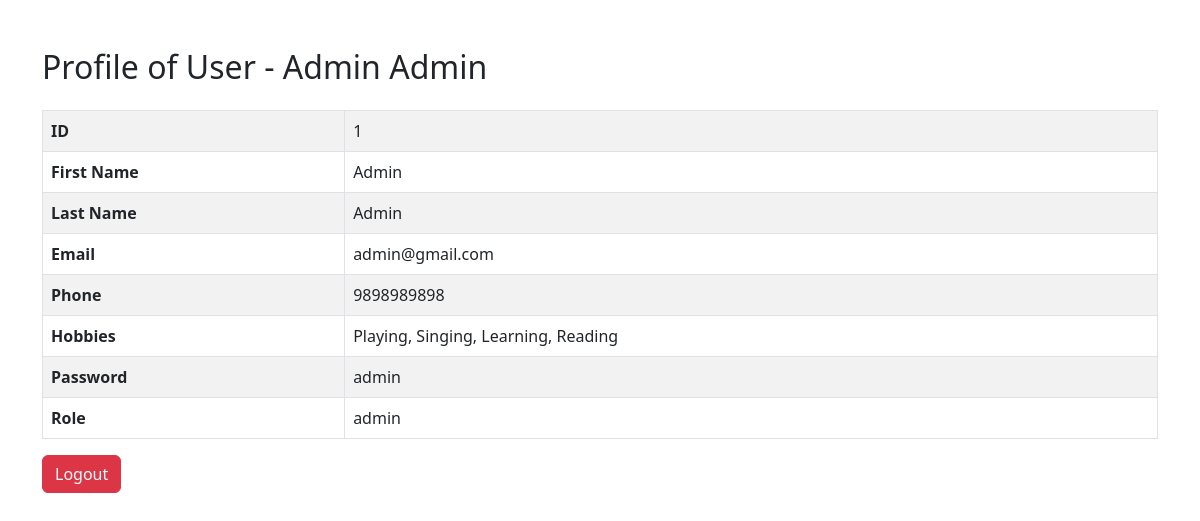
/user_profile.php (signed in), run on the app's committed database.
### tables this page shows
CREATE TABLE `users` (
  `id` int(11) NOT NULL,
  `first_name` varchar(50) DEFAULT NULL,
  `last_name` varchar(50) DEFAULT NULL,
  `email` varchar(100) DEFAULT NULL,
  `phone` varchar(15) DEFAULT NULL,
  `hobbies` varchar(255) DEFAULT NULL,
  `password` varchar(255) DEFAULT NULL,
  `cpassword` varchar(30) NOT NULL,
  `role` enum('admin','user') DEFAULT 'user'
);

### user_profile.php (the view, shortened to what this page needs)
<?php
include 'db.php';
$id = $_SESSION['id'];
$user = $conn->query("SELECT * FROM users WHERE id=$id")->fetch_assoc();
?>
<!DOCTYPE html>
<html>
<head>
    <link href="https://cdn.jsdelivr.net/npm/bootstrap@5.3.0/dist/css/bootstrap.min.css" rel="stylesheet">
</head>
<body>
<div class="container mt-5">
    <h2 class="mb-4">Profile of User - <?php echo $user['first_name'] . " " . $user['last_name']; ?></h2>
    <table class="table table-bordered table-striped">
        <tr><th>ID</th><td><?php echo $user['id']; ?></td></tr>
        <tr><th>First Name</th><td><?php echo $user['first_name']; ?></td></tr>
        <tr><th>Last Name</th><td><?php echo $user['last_name']; ?></td></tr>
        <tr><th>Email</th><td><?php echo $user['email']; ?></td></tr>
        <tr><th>Phone</th><td><?php echo $user['phone']; ?></td></tr>
        <tr><th>Hobbies</th><td><?php echo $user['hobbies']; ?></td></tr>
        <tr><th>Password</th><td><?php echo $user['password']; ?></td></tr>
        <tr><th>Role</th><td><?php echo $user['role']; ?></td></tr>
    </table>
    <a href="logout.php" class="btn btn-danger">Logout</a>
</div>
</body>
</html>

### data on the page
users: first_name "Admin", last_name "Admin", id "1", email "admin@gmail.com", phone "9898989898", hobbies "Playing, Singing, Learning, Reading", password "admin", role "admin"
